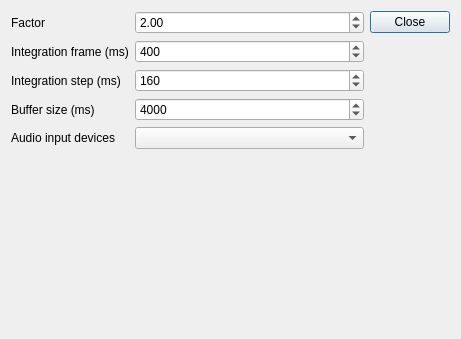
<?xml version="1.0" encoding="UTF-8"?>
<ui version="4.0">
 <class>Settings</class>
 <widget class="QDialog" name="Settings">
  <property name="geometry">
   <rect>
    <x>0</x>
    <y>0</y>
    <width>461</width>
    <height>339</height>
   </rect>
  </property>
  <property name="windowTitle">
   <string>Dialog</string>
  </property>
  <layout class="QHBoxLayout" name="horizontalLayout">
   <item>
    <layout class="QFormLayout" name="formLayout">
     <property name="fieldGrowthPolicy">
      <enum>QFormLayout::AllNonFixedFieldsGrow</enum>
     </property>
     <item row="0" column="0">
      <widget class="QLabel" name="label">
       <property name="text">
        <string>Factor</string>
       </property>
      </widget>
     </item>
     <item row="1" column="0">
      <widget class="QLabel" name="label_2">
       <property name="text">
        <string>Integration frame (ms)</string>
       </property>
      </widget>
     </item>
     <item row="2" column="0">
      <widget class="QLabel" name="label_3">
       <property name="text">
        <string>Integration step (ms)</string>
       </property>
      </widget>
     </item>
     <item row="3" column="0">
      <widget class="QLabel" name="label_4">
       <property name="text">
        <string>Buffer size (ms)</string>
       </property>
      </widget>
     </item>
     <item row="4" column="0">
      <widget class="QLabel" name="label_5">
       <property name="text">
        <string>Audio input devices</string>
       </property>
      </widget>
     </item>
     <item row="1" column="1">
      <widget class="QSpinBox" name="frame">
       <property name="maximum">
        <number>100000</number>
       </property>
       <property name="value">
        <number>400</number>
       </property>
      </widget>
     </item>
     <item row="0" column="1">
      <widget class="QDoubleSpinBox" name="factor">
       <property name="value">
        <double>2.000000000000000</double>
       </property>
      </widget>
     </item>
     <item row="2" column="1">
      <widget class="QSpinBox" name="step">
       <property name="maximum">
        <number>100000</number>
       </property>
       <property name="value">
        <number>160</number>
       </property>
      </widget>
     </item>
     <item row="3" column="1">
      <widget class="QSpinBox" name="buffer">
       <property name="maximum">
        <number>100000</number>
       </property>
       <property name="value">
        <number>4000</number>
       </property>
      </widget>
     </item>
     <item row="4" column="1">
      <widget class="QComboBox" name="devices"/>
     </item>
    </layout>
   </item>
   <item>
    <widget class="QDialogButtonBox" name="buttonBox">
     <property name="orientation">
      <enum>Qt::Vertical</enum>
     </property>
     <property name="standardButtons">
      <set>QDialogButtonBox::Close</set>
     </property>
    </widget>
   </item>
  </layout>
 </widget>
 <resources/>
 <connections>
  <connection>
   <sender>buttonBox</sender>
   <signal>accepted()</signal>
   <receiver>Settings</receiver>
   <slot>accept()</slot>
   <hints>
    <hint type="sourcelabel">
     <x>248</x>
     <y>254</y>
    </hint>
    <hint type="destinationlabel">
     <x>157</x>
     <y>274</y>
    </hint>
   </hints>
  </connection>
  <connection>
   <sender>buttonBox</sender>
   <signal>rejected()</signal>
   <receiver>Settings</receiver>
   <slot>reject()</slot>
   <hints>
    <hint type="sourcelabel">
     <x>316</x>
     <y>260</y>
    </hint>
    <hint type="destinationlabel">
     <x>286</x>
     <y>274</y>
    </hint>
   </hints>
  </connection>
 </connections>
</ui>
